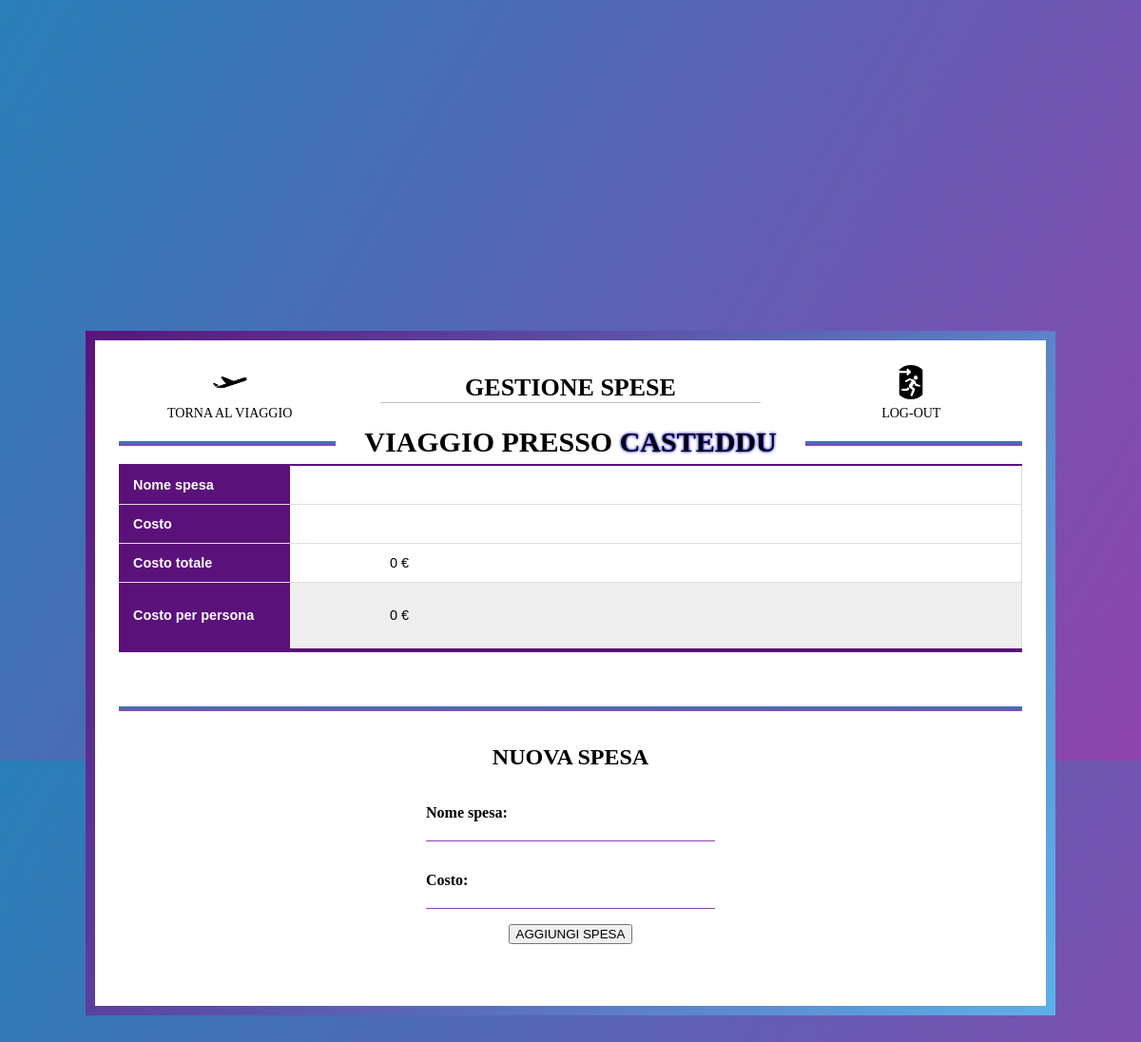
Before: /organizzatoreViaggi/expenses/17/ (signed in) with the older database file.
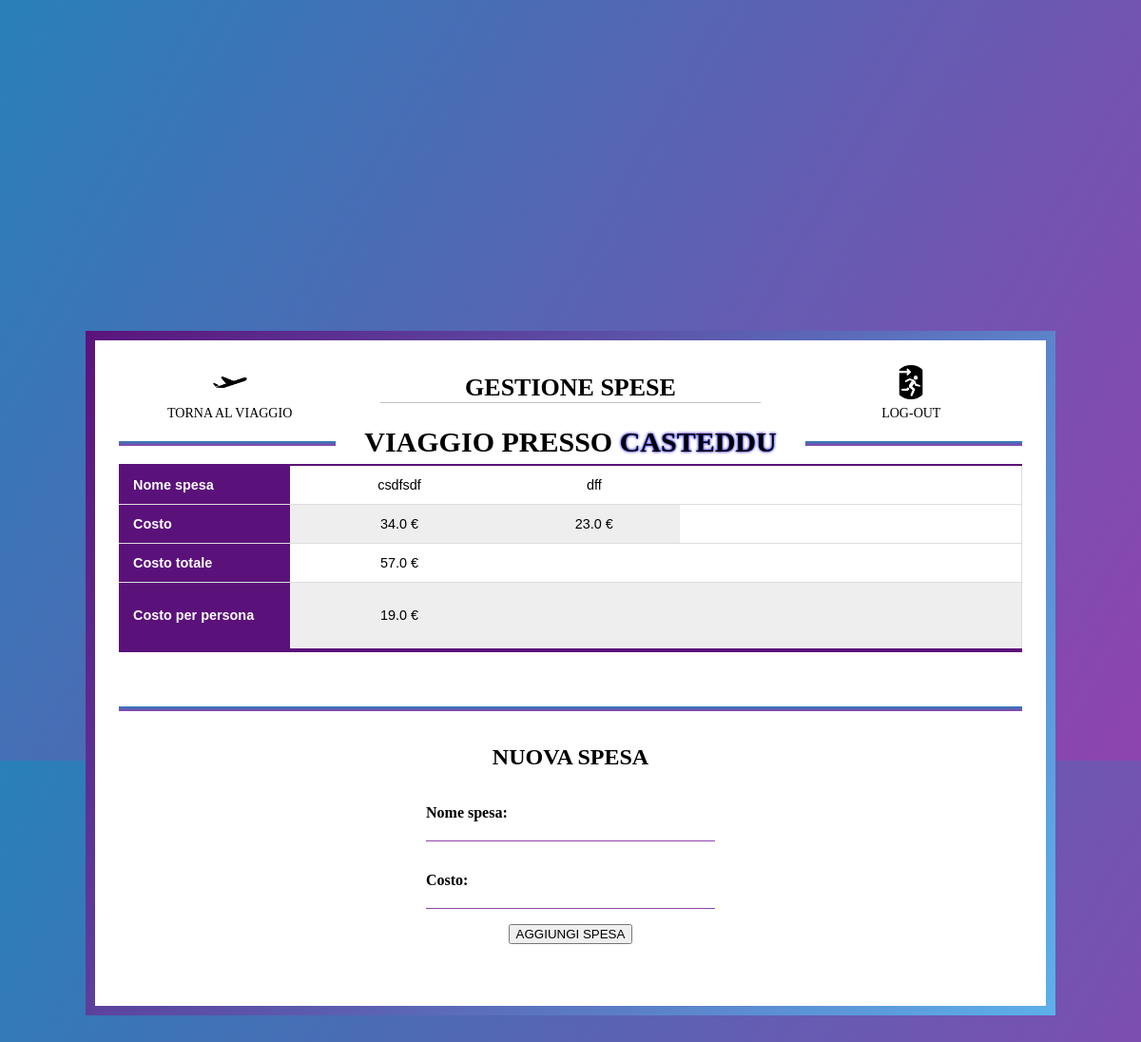
After: the same page with the newer database file.
### organizzatoreViaggi/models.py (models this page shows, shortened)
class Expense(models.Model):
    id = models.AutoField(primary_key=True)
    travel = models.ForeignKey(Travel, on_delete=models.CASCADE)
    name = models.CharField(max_length=64)
    price = models.FloatField()

### organizzatoreViaggi/views.py (the view)
# urls.py: path('organizzatoreViaggi/expenses/<int:travel_id>/', views.expenses_view, name='expenses'),
@login_required(login_url= 'login')
def expenses_view(request, travel_id):
    form = ExpenseForm()
    travel = Travel.objects.get(id = travel_id)
    participants = travel.participants.count()
    expenses = Expense.objects.filter(travel = travel_id)
    total_expense = expenses.aggregate(total_price = Sum('price'))['total_price']
    if total_expense is not None:
        expense_for_person = total_expense / participants
    else:
        total_expense = 0
        expense_for_person = 0
    context = {
        'form': form,
        'travel': travel,
        'expenses': expenses,
        'totalExp': total_expense,
        'expForP': expense_for_person
        }
    return render(request, 'organizzatoreViaggi/expenses.html', context)

### organizzatoreViaggi/forms.py
class ExpenseForm(forms.Form):
    name = forms.CharField(label = 'Nome spesa')
    price = forms.FloatField(label = 'Costo')

### organizzatoreViaggi/templates/organizzatoreViaggi/expenses.html (shortened to what this page needs)
{% load static %}
<!DOCTYPE html>
<html lang="it">
<html>
    <head>
        <link rel="stylesheet" href="{% static 'css/expenses.css'%}">
    </head>
    <body>
        <div class="page-container">
            <nav>
                <a href="{% url 'detailsTravel' travel.id %}">
                    <img src="{% static 'images/plane_icon.png' %}" />
                    <p>Torna al viaggio</p>
                </a>
                <h1>GESTIONE SPESE</h1>
                <a href="{% url 'logout' %}">
                    <img src="{% static 'images/logout_icon.png' %}" />
                    <p>Log-out</p>
                </a>
            </nav>
            <div class="main-c">
                <div class="travel-table-container">
                    <div class="travel-title">
                        <h1>VIAGGIO PRESSO <span> {{ travel.destination }}</span></h1>
                    </div>
                    <table class="travel-table">
                        <tr>
                            <th>Nome spesa</th>
                            {% for expense in expenses %}
                            <td>{{ expense.name }}</td>
                            {% endfor %}
                        </tr>
                        <tr>
                            <th>Costo</th>
                            {% for expense in expenses %}
                            <td>{{ expense.price }} €</td>
                            {% endfor %}
                        </tr>
                        <tr>
                            <th>Costo totale</th>
                            <td class="destination-item" colspan="200">{{totalExp}} €</td>
                        </tr>
                        <tr>
                            <th>Costo per persona</th>
                            <td colspan="200" class="date-item"><p>{{expForP}} €</p></td>
                            <td> </td>
                            <td> </td>
                            <td> </td>
                    </table>
                </div>
                <div class="line2"></div>
                    <div class="form-c">
                        <div class="title_container">
                            <h2>NUOVA SPESA</h2>
                        </div>
                        <div class="form_container">
                            <form class="empty_form_itinerary" method="post" action="{% url 'addExpense' travel.id %}">
                                <div class="form_field">
                                    {{ form.as_p }}
                                    <div class="add_button_container">
                                        <input class="add_button" type="submit" value="AGGIUNGI SPESA">
                                    </div>
                                </div>
                            </form>
                        </div>
                    </div>
                </div>
            </div>
    </body>
</html>

Changed rows visible on the page:
added Expense: name "csdfsdf", price "34.0"
added Expense: name "dff", price "23.0"
Other visible differences:
{{ totalExp }}: "0" → "57.0"
{{ expForP }}: "0" → "19.0"
